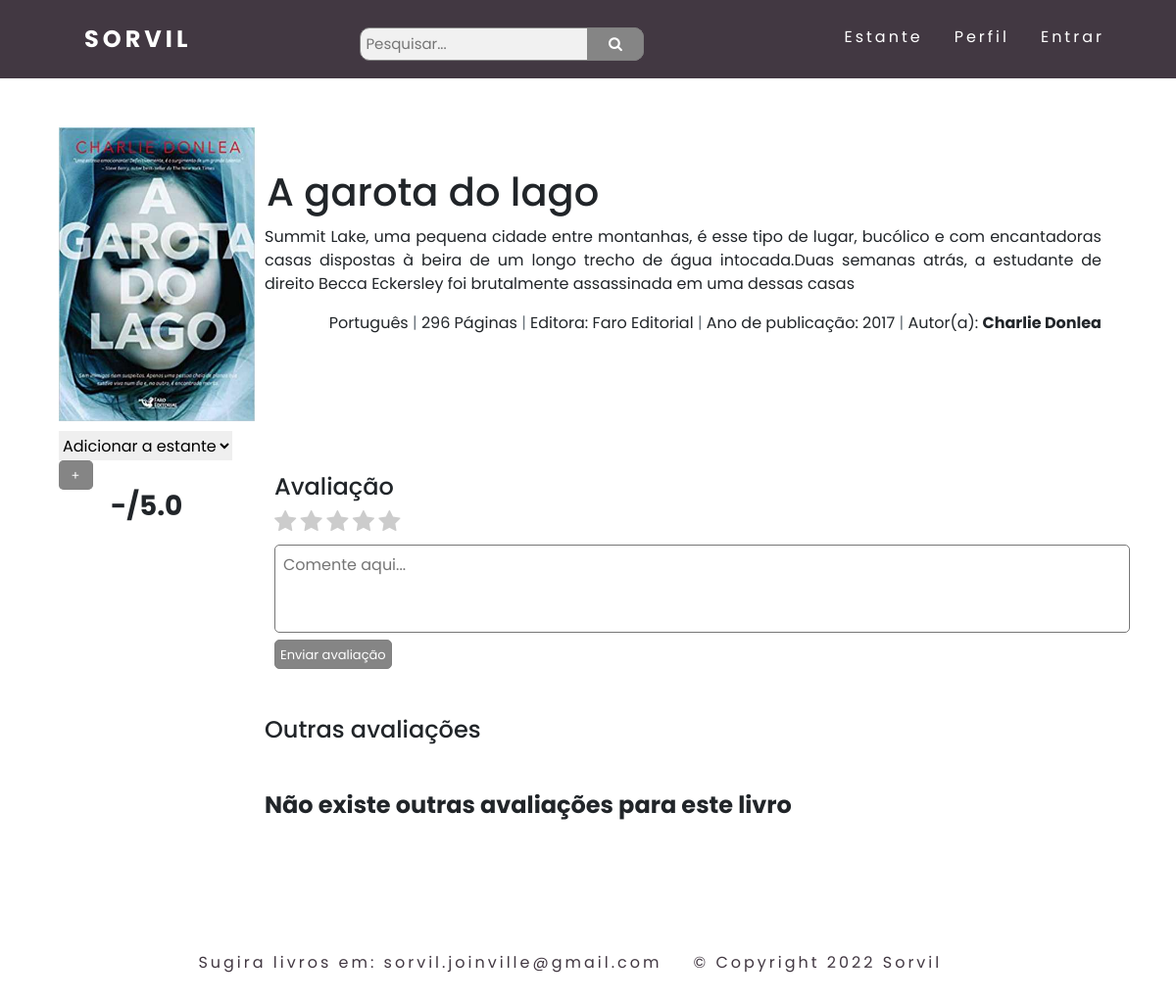
/Pagina-livro/index.php?idLivro=75, run on the app's committed database.
### tables this page shows
CREATE TABLE IF NOT EXISTS `livro` (
  `Id_Livro` int(11) NOT NULL AUTO_INCREMENT,
  `Titulo_Livro` varchar(100) NOT NULL,
  `Descricao_Livro` varchar(5000) DEFAULT NULL,
  `Ano_Publicacao` int(11) DEFAULT NULL,
  `Quantidade_Pagina` int(11) DEFAULT NULL,
  `Id_Categoria` int(11) DEFAULT NULL,
  `Id_Editora` int(11) DEFAULT NULL,
  `Id_Idioma` int(11) DEFAULT NULL,
  PRIMARY KEY (`Id_Livro`),
  KEY `Id_Idioma` (`Id_Idioma`),
  KEY `Id_Categoria` (`Id_Categoria`),
  KEY `Id_Editora` (`Id_Editora`),
  CONSTRAINT `livro_ibfk_1` FOREIGN KEY (`Id_Idioma`) REFERENCES `idioma` (`Id_Idioma`),
  CONSTRAINT `livro_ibfk_2` FOREIGN KEY (`Id_Categoria`) REFERENCES `categoria` (`Id_Categoria`),
  CONSTRAINT `livro_ibfk_3` FOREIGN KEY (`Id_Editora`) REFERENCES `editora` (`Id_Editora`)
);

CREATE TABLE IF NOT EXISTS `idioma` (
  `Id_Idioma` int(11) NOT NULL AUTO_INCREMENT,
  `Descricao_Idioma` varchar(30) NOT NULL,
  PRIMARY KEY (`Id_Idioma`)
);

CREATE TABLE IF NOT EXISTS `editora` (
  `Id_Editora` int(11) NOT NULL AUTO_INCREMENT,
  `Nome_Editora` varchar(100) NOT NULL,
  PRIMARY KEY (`Id_Editora`)
);

CREATE TABLE IF NOT EXISTS `autor` (
  `Id_Autor` int(11) NOT NULL AUTO_INCREMENT,
  `Nome_Autor` varchar(200) NOT NULL,
  `Descricao_Autor` varchar(500) DEFAULT NULL,
  PRIMARY KEY (`Id_Autor`)
);

### Pagina-livro/index.php (the view, shortened to what this page needs)
<?php
require_once('../Database/conexao.php');
$livro = $_GET['idLivro'];
?>
<!DOCTYPE html>
<html lang="pt-BR">
<head>
    <link rel="stylesheet" href="https://cdn.jsdelivr.net/npm/bootstrap@4.3.1/dist/css/bootstrap.min.css">
    <link rel="stylesheet" href="https://cdnjs.cloudflare.com/ajax/libs/font-awesome/4.7.0/css/font-awesome.min.css">
    <link rel="stylesheet" type="text/css" href="./style.css">
</head>
<body>
    <div class="container-fluid2">
        <header>
            <nav>
                <a class="logo" href="../HomePage/index.php">sorvil</a>
                <form class="search_form" action="../HomePage/index.php" method="POST" enctype="multipart/form-data">
                    <input type="text" placeholder="Pesquisar..." name="search">
                    <button type="submit"><i class="fa fa-search"></i></button>
                </form>
                <ul class="nav-list">
                    <li><a href="../EstantePage/index.php">Estante</a></li>
                    <li><a href="../TelaEditar/TelaEditar.php">Perfil</a></li>
                    <?php
                    if (empty($_SESSION['email'])) {
                        echo "<li><a href='../TelaLogin/TelaLogin.php'>Entrar</a></li>";
                    } else {
                        echo "<li><a href='../TelaLogin/logout.php'>Sair</a></li>";
                    }
                    ?>
                </ul>
            </nav>
        </header>
        <aside>
            <div class="aside-container">
                <img class="img-livro" src="../Uploads/<?= $_GET['idLivro'] ?>.jpg" alt="Capa Livro" height="300" width="200" style="overflow: hidden;">
            </div>
            <form class="estante-form" action="./adicionar.php" method="POST" enctype="multipart/form-data">
                <select class="select" name="selectStatus" required>
                    <option value="" selected disabled>Adicionar a estante</option>
                </select>
                <input type="submit" class="btn btn-secondary btn-lg" value="+">
            </form>
            <?php
            $queryMedia = "SELECT SUM(Nota_Avaliacao) AS Soma_Notas, COUNT(Nota_Avaliacao) AS Total_Notas
                           FROM usuario_livro
                           WHERE Id_Livro='$livro'";
            $execMedia = mysqli_query($conexao, $queryMedia);
            $arrayMedia = mysqli_fetch_assoc($execMedia);
            if ($arrayMedia['Soma_Notas'] && $arrayMedia['Total_Notas']) {
                $media = number_format(($arrayMedia['Soma_Notas'] / $arrayMedia['Total_Notas']), 1);
            } else {
                $media = "-";
            }
            ?>
            <br>
            <h3 style="width: 50px; margin-top:45px; margin-left: 53px">
                <strong><?= $media ?>/5.0</strong>
            </h3>
        </aside>
        <main class="mb-4">
            <div class="main-top">
                <section class="titulo">
                    <?php
                    if (isset($_GET['idLivro'])) {
                        $idLivro = $_GET['idLivro'];
                        $queryBuscaLivro = "SELECT * FROM livro li
                            JOIN livro_autor la ON la.Id_Livro=li.Id_Livro
                            JOIN autor au ON au.Id_Autor=la.Id_Autor
                            JOIN editora ed ON ed.Id_Editora=li.Id_Editora
                            JOIN categoria ca ON ca.Id_Categoria=li.Id_Categoria
                            JOIN idioma id ON id.Id_Idioma=li.Id_Idioma
                            WHERE li.Id_Livro='$idLivro'";
                        $resultQueryLivro = mysqli_query($conexao, $queryBuscaLivro);
                        $livro = mysqli_fetch_array($resultQueryLivro);
                        echo "<h1>" . $livro['Titulo_Livro'] . "</h1>";
                    }
                    ?>
                </section>
                <div class="descricao">
                    <p><?= $livro['Descricao_Livro'] ?></p>
                </div>
                <div class="info">
                    <?php
                    echo "<p style=''>"
                        . $livro['Descricao_Idioma'] . " <span class='text-muted'> | </span> " . $livro['Quantidade_Pagina'] . " Páginas"
                        . "<span class='text-muted'> | </span>" . "Editora: " . $livro['Nome_Editora'] . "<span class='text-muted'> | </span>" . "Ano de publicação: " . $livro['Ano_Publicacao']
                        . "<span class='text-muted'> | </span>" . "Autor(a): <strong>" . $livro['Nome_Autor'] . "</strong>"
                        . "</p>";
                    ?>
                </div>
            </div>
            <div class="main-botton" style="margin-top: 115px;">
                <form class="comente" action="./avaliacao.php" method="POST" enctype="multipart/form-data">
                    <h4>Avaliação</h4>
                    <div class="estrelas">
                        <label for="cm_star-1"><i class="fa"></i></label>
                        <label for="cm_star-2"><i class="fa"></i></label>
                        <label for="cm_star-3"><i class="fa"></i></label>
                        <label for="cm_star-4"><i class="fa"></i></label>
                        <label for="cm_star-5"><i class="fa"></i></label>
                    </div>
                    <textarea cols=60 id="comente" rows="3" name="comente" maxlength="500" wrap="hard" placeholder="Comente aqui..." style="padding: 8px;"></textarea>
                    <br>
                    <input type="submit" class="btn btn-secondary btn-lg" value="Enviar avaliação">
                </form><br>
                <div class="comentario">
                    <br>
                    <h4>Outras avaliações</h4><br>
                    <?php
                    $cont = 0;
                    if ($cont == 0) {
                        echo "<p><h4><strong>Não existe outras avaliações para este livro</strong></h4></p>";
                    }
                    ?>
                    <footer>
                        <ul class="foot-list">
                            <li>Sugira livros em: sorvil.joinville@gmail.com</a></li>
                            <li>© Copyright 2022 Sorvil</li>
                        </ul>
                    </footer>
                </div>
            </div>
        </main>
    </div>
</body>

### Pagina-livro/style.css (style rules this page uses)
* { margin: 0; padding: 0; box-sizing: border-box; font-family: 'Poppins', sans-serif; }
.container-fluid2 { display: grid; grid-template-columns: 1fr 3fr; grid-template-rows: 10vh 50px 100vh; grid-template-areas: "header header" "banner banner" "aside main"; }
header { grid-area: header; }
a { color: white; text-decoration: none; transition: 0.3s; }
.logo { font-size: 24px; font-weight: bolder; text-transform: uppercase; letter-spacing: 4px; }
nav { display: flex; justify-content: space-around; align-items: center; background: #423842; height: 10vh; }
.nav-list { margin-top: 12px; list-style: none; display: flex; text-decoration-color: white; }
.nav-list li { letter-spacing: 3px; margin-left: 32px; }
form.search_form input[type=text] { padding: 5px; font-size: 15px; border: 1px solid grey; float: left; width: 290px; background: #f1f1f1; border-radius: 10px; }
form.search_form button { float: left; width: 20%; padding: 5px; margin-left: -58px; background: #858585; color: white; font-size: 15px; border: 1px solid grey; border-left: none; border-top-right-radius: 10px; border-bottom-right-radius: 10px; cursor: pointer; }
form.search_form::after { content: ""; clear: both; display: table; }
main { grid-area: main; width: 98%; height: 95%; margin-left: 10px; display: flex; flex-wrap: wrap; margin-bottom: 15px; position: relative; }
.titulo { margin-top: 40px; padding: 2px; text-align: left; }
.descricao { margin-right: 80px; text-align: justify; }
.info { margin-right: 80px; text-align: right; }
.main-botton { width: 100%; height: 550px; margin-right: 60px; }
.estrelas { margin-top: 2px; }
.estrelas label i.fa { font-size: 1.5em }
.estrelas label i.fa:before { content: '\f005'; color: #FC0; }
.estrelas input[type=radio]:checked~label i.fa:before { color: #CCC; }
.comente { margin-left: 10px; }
.comente input { padding: 5px; height: 30px; margin-left: 0px; background: #858585; color: white; font-size: 13px; border: 1px solid grey; border-radius: 5px; cursor: pointer; }
textarea { resize: none; border-radius: 5px; }
aside { grid-area: aside; margin-left: 60px; }
.aside-container { justify-content: center; }
form { margin-top: 10px; }
.estante-form { float: left; }
.estante-form select { float: left; height: 30px; border: none; }
.estante-form input { float: left; width: 35px; padding: 5px; height: 30px; margin-left: 0px; background: #858585; color: white; font-size: 13px; border: 1px solid grey; border-left: none; border-top-right-radius: 5px; border-bottom-right-radius: 5px; cursor: pointer; }
footer { background: #423842; grid-area: footer; display: flex; justify-content: space-around; align-items: center; background: white; color: #423842; position: relative; margin-left: -33%; margin-top: 120px; }
.foot-list { list-style: none; display: flex; margin-top: 15px; }
.foot-list li { letter-spacing: 3px; margin-left: 32px; }

### data on the page
livro: Titulo_Livro "A garota do lago", Descricao_Livro "Summit Lake, uma pequena cidade entre montanhas, é esse tipo de lugar, bucólico e com encantadoras casas dispostas à beira de um longo trecho de água intocada.Duas semanas atrás, a estudante de direito Becca Eckersley foi brutalmente assassinada em uma dessas casas", Id_Idioma.Descricao_Idioma "Português", Quantidade_Pagina "296", Id_Editora.Nome_Editora "Faro Editorial", Ano_Publicacao "2017", autor.Nome_Autor "Charlie Donlea"

### other printed values
$media "-"
